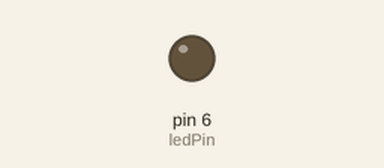
Recording of a sketch running on a simulated Arduino Uno, built with avr-gcc and run on an emulated ATmega328P. Shown: output pins drawn as LEDs (lit = HIGH).

Above: at 0.15 s.
Timing chart, 0 to 1.6 s (numbered marks = the images above):
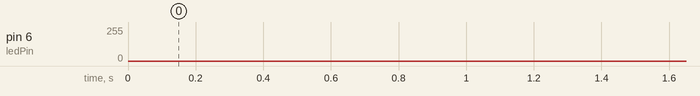

The sketch:

Project_3_Little_Star.ino
```cpp
/*
keyestudio STEM Starter Kit
Project 3
Little Star
http//www.keyestudio.com
*/
int ledPin = 6;
 void setup()
{
  pinMode(ledPin,OUTPUT);
}
void loop(){
  for (int value = 0 ; value < 255; value=value+1){
    analogWrite(ledPin, value);
    delay(5);
  }
  for (int value = 255; value >0; value=value-1){
    analogWrite(ledPin, value);
    delay(5);
  } }
/////////////////////////////////////////////////////////////////
```
